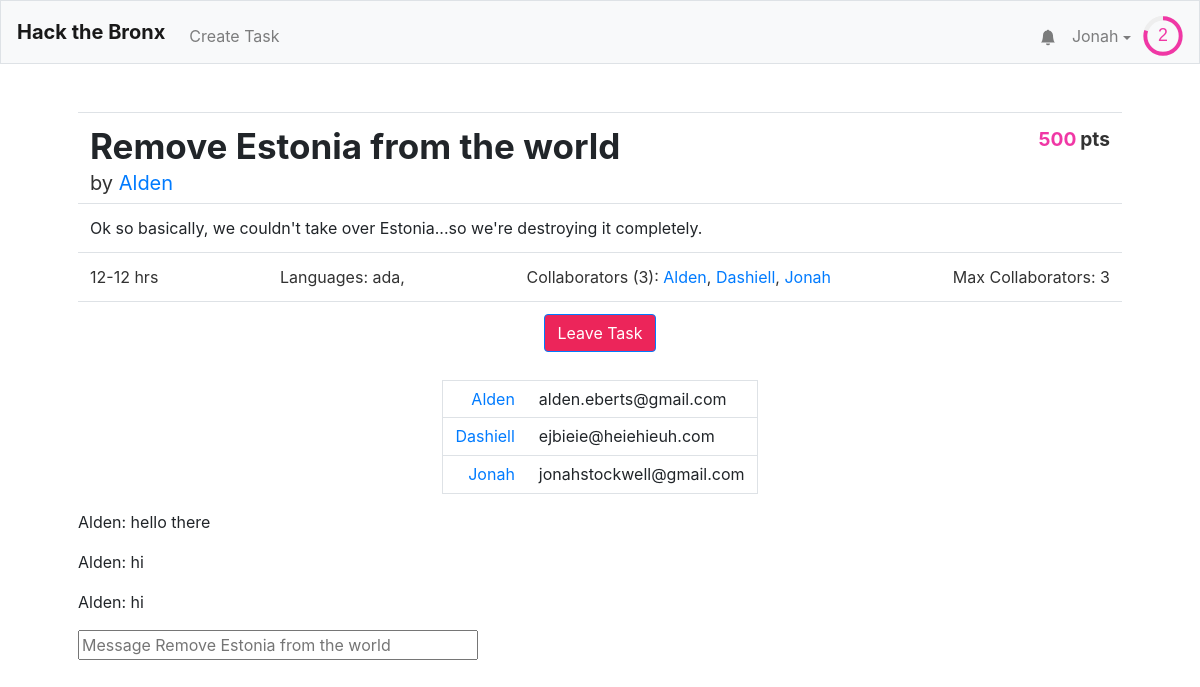
The app's page /task/1 (signed in) with its own data.
### tables this page shows
CREATE TABLE "users" (
	"id"	INTEGER NOT NULL UNIQUE,
	"username"	TEXT NOT NULL UNIQUE,
	"hash"	TEXT NOT NULL,
	"email"	TEXT,
	"tasks"	TEXT,
	"points"	INTEGER NOT NULL DEFAULT 0,
	"numcomplete"	INTEGER NOT NULL DEFAULT 0,
	"notifications"	BLOB,
	PRIMARY KEY("id" AUTOINCREMENT)
);

CREATE TABLE "tasks" (
	"id"	INTEGER NOT NULL UNIQUE,
	"title"	TEXT NOT NULL,
	"description"	TEXT,
	"languages"	BLOB,
	"image"	TEXT,
	"hmin"	INTEGER,
	"hmax"	INTEGER,
	"cmax"	INTEGER,
	"collaborators"	TEXT,
	"creator"	INTEGER,
	PRIMARY KEY("id" AUTOINCREMENT)
);

CREATE TABLE "messages" (
	"id"	INTEGER NOT NULL UNIQUE,
	"author"	INTEGER NOT NULL,
	"task"	INTEGER NOT NULL,
	"message"	TEXT,
	PRIMARY KEY("id" AUTOINCREMENT)
);

### application.py (the view, shortened to what this page needs)
@app.route("/task/<id>", methods=["GET", "POST"])
@login_required
def task(id):
    if request.method == "GET":
        task = db.execute("SELECT * FROM tasks WHERE id = :id", id=id)[0]
        creator = db.execute("SELECT * FROM users WHERE id = :id", id=task['creator'])[0]
        ids = debyte(task['collaborators'])
        task['collaborators'] = [db.execute("SELECT * FROM users WHERE id = :id", id=a)[0] for a in ids]
        collaborators = task['collaborators']
        task["points"] = calculate_points(task)
        requestsent = False
        for noti in debyte(creator['notifications']):
            if noti['format'] == 'join-prompt':
                if noti['user'] == session['user_name'] and noti['task-id'] == task['id']:
                    requestsent = True
        posts = db.execute("SELECT * FROM messages WHERE task = :task ORDER BY id ASC", task=id)[-6:]
        uid_to_username = {}
        for p in posts:
            uid_to_username[p["author"]] = db.execute("SELECT * FROM users WHERE id = :id", id = p["author"])[0]["username"]
        person = db.execute("SELECT * FROM users WHERE id = :id", id=task['creator'])[0]
        person['notifications'] = debyte(person['notifications']) if person['notifications'] != None else []
        has_requested = False
        print(person["notifications"])
        for notif in person['notifications']:
            print(notif["user"])
            if notif["user"] == session["user_name"]:
                has_requested = True
                break
        print(has_requested)
        return render_template("task.html",should_disable = ("disabled" if has_requested else ""),is_user_task=(task["creator"]==session["user_id"]), uid_to_username=uid_to_username,is_collab_task=(session["user_id"] in ids),enumerate=enumerate,len=len,collaborators=collaborators,task=task, creator=creator, user=getuser(session, db),issent=requestsent, posts = posts, lenPosts = len(posts))

### application.py (called while the page is built)
@app.after_request
def after_request(response):
    response.headers["Cache-Control"] = "no-cache, no-store, must-revalidate"
    response.headers["Expires"] = 0
    response.headers["Pragma"] = "no-cache"
    return response

### helpers.py (called while the page is built)
def login_required(f):
    @wraps(f)
    def decorated_function(*args, **kwargs):
        if session.get("user_id") is None:
            return redirect("/login")
        return f(*args, **kwargs)
    return decorated_function

def debyte(obj):
    return pickle.loads(obj)

def getuser(session, db):
    user =  db.execute("SELECT * FROM users WHERE id = :id", id=session["user_id"])[0]
    user["level"]=int(user['points']**.5//8)
    user["level-progress"] = (user['points']**.5/8-user["level"])*100
    user["notifications"] = debyte(user["notifications"]) if user["notifications"] else []
    user["notification-amount"] = len(user["notifications"])
    return user

def calculate_points(task):
    if task['hmin'] and task['hmax']:
        total = int(min((task['hmin']+task['hmax'])/2 * 100, 500))
    else:
        total = 0
    return total

### templates/task.html (shortened to what this page needs)
{% extends "layout.html" %}
{% block head %}
    <link href="/static/task.css" rel="stylesheet">
{% endblock %}
{% block main %}
<table class="table">
  <tbody>
    <tr>
      <td class="title"><h1>{{ task.title }}</h1><span class="creator-text">by <a href="/profile/{{creator.username}}">{{creator.username}}</a></span></td><td class="pts-td"><span class="points"><span>{{task.points}}</span><div> pts</div></span></td>
    </tr>
    {% if "description" in task %}
    <tr>
      <td colspan="2" class="description-text">{{task.description}}</td>
    </tr>
    {% endif %}
    <tr>
      <td colspan="2" width="100%">
        <div class="stats">
        <span class="hours-text">{{task.hmin}}-{{task.hmax}} hrs</span>
        <span class="languages-text">Languages: {{task.languages}}</span>
        <span class="collaborators-text">Collaborators ({{len(collaborators)}}): {% for i,c in enumerate(collaborators)%}<a href="/profile/{{c['username']}}">{{c['username']}}</a>{% if i < len(collaborators)-1%}, {% endif %}{% endfor %}</span>
        <span class="cmax-text">Max Collaborators: {{task.cmax}}</span>
      </div>
      </td>
    </tr>
    {% if is_user_task %}
    <tr>
      <td colspan="2" width="100%" style="text-align: center;">
        <button onclick = "openCompleteConfirmModal()" class="btn btn-primary accept-button">Mark Task as Complete</button>
        <button onclick = "openDeleteConfirmModal()" class="btn btn-primary reject-button">Delete</button>
      </td>
    </tr>
    {% elif is_collab_task %}
    <tr>
      <td colspan="2" width="100%" style="text-align: center;">
        <button onclick = "postData('leave')" class="btn btn-primary reject-button">Leave Task</button>
      </td>
    </tr>
    {% else %}
    <tr>
      <td colspan="2" width="100%" style="text-align: center;">
        <button {{ should_disable }} onclick = "postData('join')" class="btn btn-primary accept-button">Request to Join</button>
      </td>
    </tr>
    {% endif %}
  </tbody>
</table>
<div style="display:flex;justify-content: center;">
<table class="table emails" style="text-align:center;width:25%;">
  <tbody>
    {% for i,c in enumerate(collaborators)%}
      <tr>
        <td style="text-align:right;"><a href="/profile/{{c['username']}}">{{c['username']}}</a></td>
        <td style="text-align:left;">{{c['email']}}</td>
      </tr>
    {% endfor %}
  </tbody>
</table>
</div>
<div class="chatroom" id = "chatroom">
  {% if lenPosts > 0 %}
    {% for p in posts %}
    <div class="post">
      <p>{{ uid_to_username[p.author] }}: {{ p.message }}</p>
    </div>
    {% endfor %}
  {% else %}
    <p>There are no messages in this chat. Be the first to send a message.</p>
  {% endif %}
  <form id = "sendmsg" action="" method="post">
    <input type="text" autocomplete="off" style="width: 400px;" name="message" placeholder="Message {{ task.title }}">
  </form>
</div>
{% endblock %}

### templates/layout.html (shortened to what this page needs)
<!DOCTYPE html>
<html lang="en">
    <head>
        <link href="https://maxcdn.bootstrapcdn.com/bootstrap/4.1.3/css/bootstrap.min.css" rel="stylesheet">
        {% block head %}{% endblock %}
        <link href="/static/styles.css" rel="stylesheet">
    </head>
    <body>
        <nav style = "height: 8vh" class="navbar navbar-expand-md navbar-light bg-light border">
            <a class="navbar-brand" href="/"><b>Hack the Bronx</b></a>
            <div class="collapse navbar-collapse" id="navbar">
                {% if session.user_id %}
                    <ul class="navbar-nav mt-2">
                        <li class="nav-item"><a class="nav-link" href="/taskCreation">Create Task</a></li>
                    </ul>
                    <ul class="navbar-nav ml-auto mt-2">
                        <li style="position: relative; transform:translateX(8px) translateY(7.5px);"class="nav-item"><a class="nav-link" href="/notifications"><svg xmlns="http://www.w3.org/2000/svg" width="16" height="16" fill="currentColor" class="bi bi-bell-fill" viewBox="0 0 16 16">
  <path d="M8 16a2 2 0 0 0 2-2H6a2 2 0 0 0 2 2zm.995-14.901a1 1 0 1 0-1.99 0A5.002 5.002 0 0 0 3 6c0 1.098-.5 6-2 7h14c-1.5-1-2-5.902-2-7 0-2.42-1.72-4.44-4.005-4.901z"/>
</svg></a><span style="display:{{ "none" if user["notification-amount"] == 0 else "flex" }};" class="notification-circle">{{user["notification-amount"]}}</span></li>
                        <li class="nav-item">
                            <div id="user-information-dropdown">
                              <button onclick="showUserDropdown()" id="user-information-dropname" class="nav-link">{{ session.user_name }} <span class="dropdown-caret"></span></button>
                            </div>
                        </li>
                        <li class="nav-item">
                            <div style = "margin-left: -4px;">
                                <svg viewBox="0 0 36 36" style="transform: translateY(8px); width: 40px;">
                                    <path class="level-display-bg"
                                d="M18 2.0845
                                  a 15.9155 15.9155 0 0 1 0 31.831
                                  a 15.9155 15.9155 0 0 1 0 -31.831"
                              />
                                  <path class = "level-display"
                                    d="M18 2.0845
                                      a 15.9155 15.9155 0 0 1 0 31.831
                                      a 15.9155 15.9155 0 0 1 0 -31.831"
                                    fill="none"
                                    stroke="#444";
                                    stroke-width="1";
                                    stroke-dasharray="{{ user["level-progress"] }}, 100";
                                  />
                                  <text x="18" y="22.8" class="level">{{user["level"]}}</text>
                                </svg>
                            </div>
                        </li>
                    </ul>
                {% endif %}
            </div>
        </nav>
        <main class="container p-5">
            {% block main %}{% endblock %}
        </main>
    </body>
</html>

### static/task.css (style rules this page uses)
.reject-button { background: var(--focus-red-light); }
h1 { font-size: 35px; font-weight: bold; }
td.title { line-height: .8; }
.creator-text { color: var(--text-main); font-size: 20px; }
.points { color: var(--text-main); display: block; font-weight: bold; font-size: 1.2em; }
.points span { color: var(--focus-pink); display: inline-block; margin-right: .2em; }
.points div { display: inline-block; }
.stats { color: var(--text-main); font-weight: normal; display: flex; justify-content: space-between; width: 100%; }
.pts-td { text-align: right; }
.emails { border: 1px solid var(--border-1); line-height: .8; }

### static/styles.css (style rules this page uses)
:root { --text-main: #323232; --text-weak: #525252; --text-medium-1: #4a4a4a; --text-medium-2: #3d3d3d; --text-light: #ababab; --input-text: #495057; --input-border: #ced4da; --table-border: #ddd; --close-button: #aaa; --close-button-hover: black; --level-display-bg: #eee; --foreground-0: white; --foreground-1: #F8F9FA; --foreground-2: #e5e5f7; --foreground-3: #F5F5FF; --foreground-4: #f2f2f2; --tag-text: #8282a1; --tag-remove:#b4b4d4; --border-1: #DEE2E6; --background-1: #EDF1F2; --focus-skyblue: #3DB2FF; --focus-pink: #f037a5; --focus-mint: #57CC99; --focus-selectblue : #007bff; --focus-navyblue: #2D46B9; --focus-green-light: #2FDD92; --focus-green-dark: #34BE82; --focus-red-light: #EC255A; --focus-red-dark: #d11749; --error-red: #ff759d; --error-text: #8a1134; font-size: 2vh; }
#user-information-dropname { background: none; padding: 16px; border: none; cursor: pointer; }
.dropdown-caret { display: inline-block; width: 0; height: 0; vertical-align: middle; content: ""; border-style: solid; border-width: 4px 4px 0; border-right-color: transparent; border-bottom-color: transparent; border-left-color: transparent; }
#user-information-dropname { position: relative; display: inline-block; }
.level { fill: var(--focus-pink); font-family: sans-serif; font-size: 1em; text-anchor: middle; }

### records on screen
users: user_name "Jonah", username "Jonah", email "jonahstockwell@gmail.com"
tasks: title "Remove Estonia from the world", description "Ok so basically, we couldn't take over Estonia...so we're destroying it completely.", hmin "12", hmax "12", languages "ada,", cmax "3", message "Message Remove Estonia from the world"
users: username "Alden", email "alden.eberts@gmail.com"
users: username "Dashiell", email "ejbieie@heiehieuh.com"
messages: author.username "Alden", message "hello there"
messages: author.username "Alden", message "hi"
messages: author.username "Alden", message "hi"

### other values on screen
{{ user["level"] }} "2"
{{ task.points }} "500"
{{ len(collaborators) }} "3"
